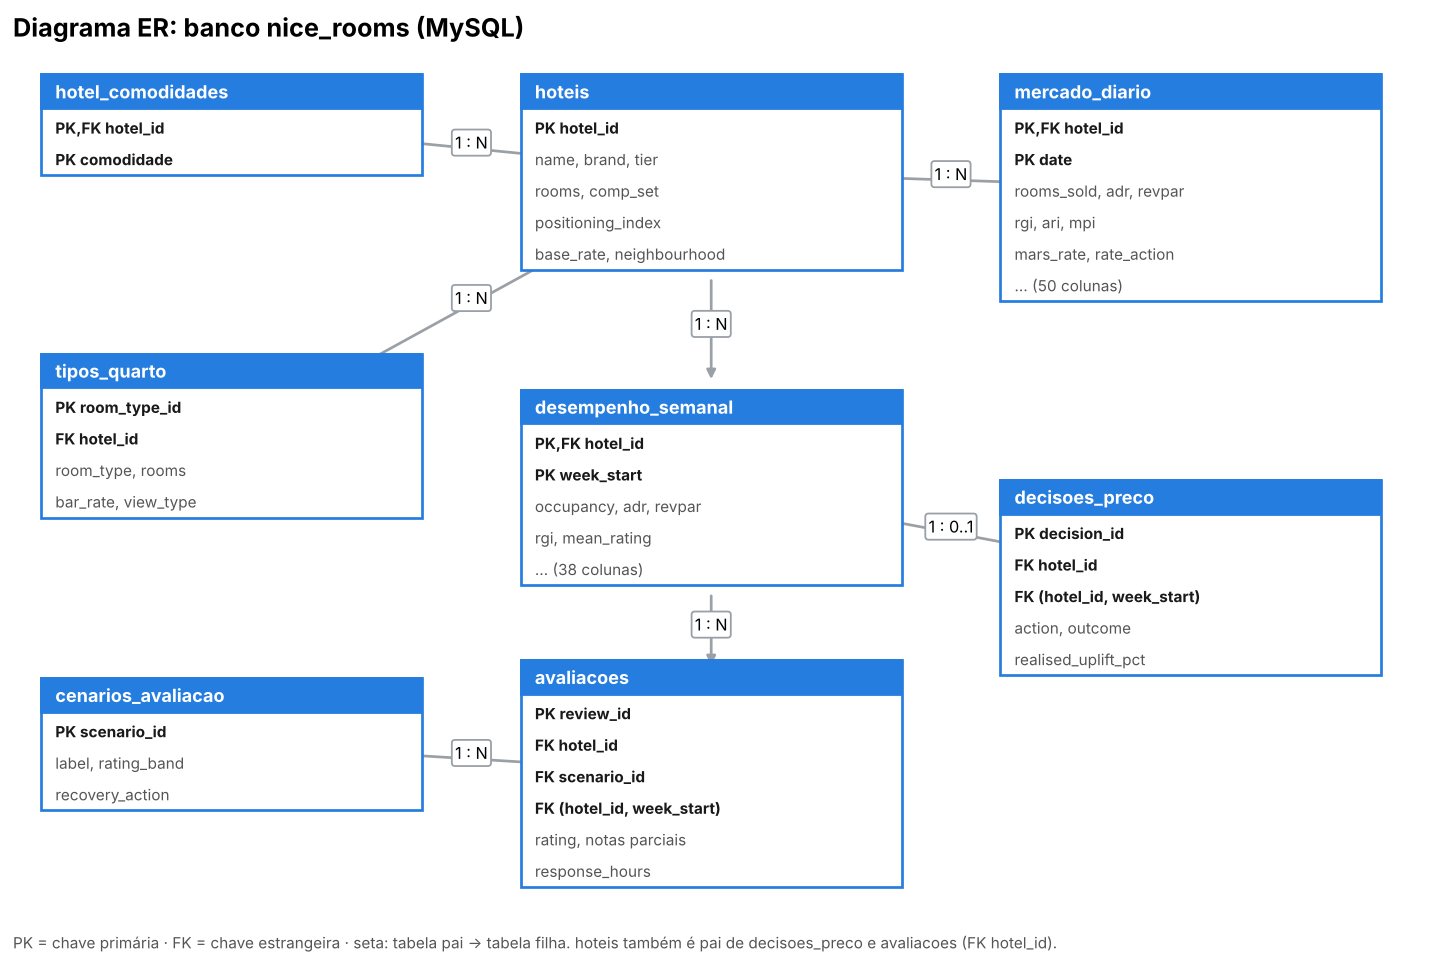

The Python source for this figure:
"""Desenha o diagrama Entidade-Relacionamento do banco MySQL (banco/diagrama_er.png).

Como rodar (a partir da pasta trabalho-final/):
    python banco/diagrama_er.py
"""
from pathlib import Path

import matplotlib
matplotlib.use("Agg")
import matplotlib.pyplot as plt

SAIDA = Path(__file__).resolve().parent / "diagrama_er.png"

# Cada tabela: posição (x, y) do canto superior esquerdo e colunas principais.
# PK = chave primária, FK = chave estrangeira. "..." = demais colunas de métricas.
TABELAS = {
    "hoteis": ((0.36, 0.97), ["PK hotel_id", "name, brand, tier", "rooms, comp_set",
                              "positioning_index", "base_rate, neighbourhood"]),
    "hotel_comodidades": ((0.02, 0.97), ["PK,FK hotel_id", "PK comodidade"]),
    "tipos_quarto": ((0.02, 0.66), ["PK room_type_id", "FK hotel_id", "room_type, rooms", "bar_rate, view_type"]),
    "mercado_diario": ((0.70, 0.97), ["PK,FK hotel_id", "PK date", "rooms_sold, adr, revpar",
                                      "rgi, ari, mpi", "mars_rate, rate_action", "... (50 colunas)"]),
    "desempenho_semanal": ((0.36, 0.62), ["PK,FK hotel_id", "PK week_start", "occupancy, adr, revpar",
                                          "rgi, mean_rating", "... (38 colunas)"]),
    "decisoes_preco": ((0.70, 0.52), ["PK decision_id", "FK hotel_id", "FK (hotel_id, week_start)",
                                      "action, outcome", "realised_uplift_pct"]),
    "avaliacoes": ((0.36, 0.32), ["PK review_id", "FK hotel_id", "FK scenario_id",
                                  "FK (hotel_id, week_start)", "rating, notas parciais", "response_hours"]),
    "cenarios_avaliacao": ((0.02, 0.30), ["PK scenario_id", "label, rating_band", "recovery_action"]),
}
LARGURA, ALTURA_LINHA = 0.27, 0.035

# (pai, filho, cardinalidade)
RELACOES = [
    ("hoteis", "hotel_comodidades", "1 : N"),
    ("hoteis", "tipos_quarto", "1 : N"),
    ("hoteis", "mercado_diario", "1 : N"),
    ("hoteis", "desempenho_semanal", "1 : N"),
    ("desempenho_semanal", "decisoes_preco", "1 : 0..1"),
    ("desempenho_semanal", "avaliacoes", "1 : N"),
    ("cenarios_avaliacao", "avaliacoes", "1 : N"),
]


def caixa(nome):
    (x, y), cols = TABELAS[nome]
    h = ALTURA_LINHA * (len(cols) + 1.2)
    return x, y - h, LARGURA, h


def centro(nome):
    x, y, w, h = caixa(nome)
    return x + w / 2, y + h / 2


def main():
    fig, ax = plt.subplots(figsize=(14, 9))
    ax.set_xlim(0, 1)
    ax.set_ylim(0, 1)
    ax.axis("off")

    for pai, filho, card in RELACOES:
        (x1, y1), (x2, y2) = centro(pai), centro(filho)
        ax.annotate("", xy=(x2, y2), xytext=(x1, y1), zorder=1,
                    arrowprops=dict(arrowstyle="-|>", color="#9aa0a6", lw=1.5, shrinkA=60, shrinkB=60))
        ax.text((x1 + x2) / 2, (y1 + y2) / 2, card, fontsize=9, ha="center", zorder=4,
                bbox=dict(boxstyle="round,pad=0.2", fc="white", ec="#9aa0a6"))

    for nome, ((x, y), cols) in TABELAS.items():
        bx, by, bw, bh = caixa(nome)
        ax.add_patch(plt.Rectangle((bx, by), bw, bh, fc="white", ec="#257de0", lw=1.5, zorder=2))
        ax.add_patch(plt.Rectangle((bx, y - ALTURA_LINHA * 1.1), bw, ALTURA_LINHA * 1.1,
                                   fc="#257de0", ec="#257de0", zorder=3))
        ax.text(bx + 0.01, y - ALTURA_LINHA * 0.55, nome, color="white", fontweight="bold",
                va="center", fontsize=10, zorder=4)
        for i, c in enumerate(cols):
            chave = c.startswith(("PK", "FK"))
            ax.text(bx + 0.01, y - ALTURA_LINHA * (1.7 + i), c, fontsize=8.5, va="center", zorder=4,
                    fontweight="bold" if chave else "normal", color="#191919" if chave else "#555")

    ax.set_title("Diagrama ER: banco nice_rooms (MySQL)", loc="left", fontweight="bold", fontsize=14)
    ax.text(0, 0.0, "PK = chave primária · FK = chave estrangeira · seta: tabela pai → tabela filha. "
            "hoteis também é pai de decisoes_preco e avaliacoes (FK hotel_id).", fontsize=8.5, color="#555")
    fig.savefig(SAIDA, dpi=130, bbox_inches="tight")
    print(f"Diagrama salvo em {SAIDA}")


if __name__ == "__main__":
    main()
